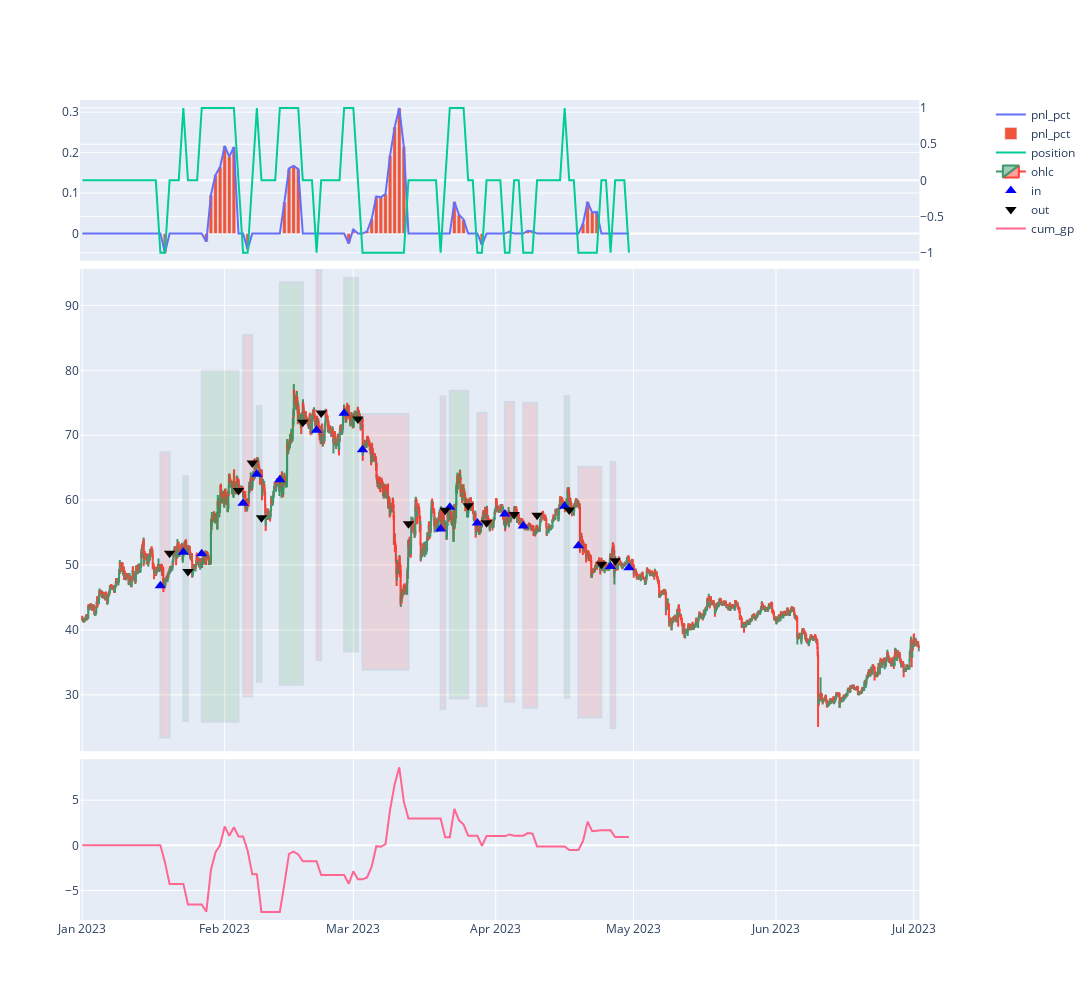

Notebook code cell kept with this figure:
### Code cell
w.report.plot_asset(symbol = SYMBOLS[2])
